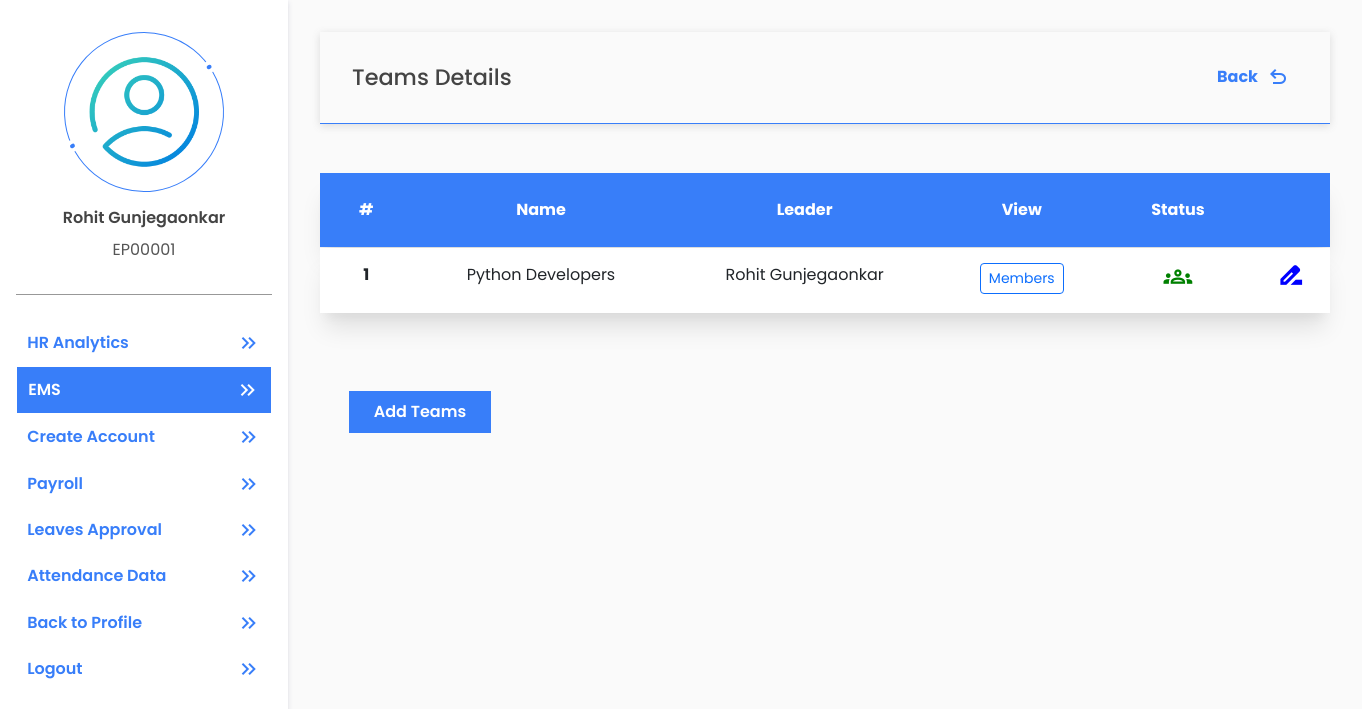
Page /payroll/teams/ (signed in) on the committed database.
### account/models.py (models this page shows, shortened)
class UserAdditionalDetail(models.Model):
    emp_user = models.OneToOneField(User, on_delete=models.CASCADE, related_name='user_additional_details')
    gender = models.CharField(choices=(('Male' , 'Male'), ('Female', 'Female')), max_length=55, null=True)
    mobile_no = models.BigIntegerField(null=True)
    date_of_birth = models.DateField(null=True)
    pan_number = models.CharField(max_length=10, null=True)
    aadhaar_number = models.BigIntegerField(null=True)
    permanent_address = models.TextField(null=True)
    current_address = models.TextField(null=True)
    marital_status = models.CharField(choices=(('Single', 'Single'), ('Married', 'Married')), max_length=55, null=True)
    passport_no = models.CharField(max_length=9, null=True)
    father_name = models.CharField(max_length=255, null=True)
    mother_name = models.CharField(max_length=255, null=True)
    nationality = models.CharField(max_length=50, null=True)
    emergency_contact_no = models.BigIntegerField(null=True)
    blood_group = models.CharField(max_length=3, null=True)
    profile_photo = models.ImageField(upload_to='userprofile', null=True, default='default_profile_pic.png')
    is_requested = models.BooleanField(default=False)
    is_completed_additional_details = models.BooleanField(default=False)  # this will become True if mandatory fields are filled by employee after verification by HR
    created_at = models.DateTimeField(auto_now_add=True)
    updated_at = models.DateTimeField(auto_now=True)

class Teams(models.Model):
    team_name = models.CharField(max_length= 100)
    employees = models.ManyToManyField(User)
    leader_name = models.ForeignKey(User, on_delete=models.CASCADE, related_name='user_leader_name')
    is_active = models.BooleanField(default=True)
    created_at = models.DateTimeField(auto_now_add=True)
    updated_at = models.DateTimeField(auto_now=True)

### payroll/payroll_views/emp_management/teams.py (the view)
# urls.py: path("teams/", Team.as_view(),name="teams"),
class Team(View):
    @method_decorator(login_required(login_url='login'))
    def get(self,request):
        teams= Teams.objects.all()
        if not teams.exists():
            messages.warning(request, 'Teams Not Exists')
            return redirect('admin_dashboard')
        teams = list(teams)
        return render(request,'payroll/emp_management/teams.html',{'teams': teams})

### account/models.py (called while the page is built)
    def __str__ (self):
        return self.designation_name

### templates/payroll/emp_management/teams.html (shortened to what this page needs)
{% extends 'hr_profile_basic.html' %}
{% load static %}
{% block tag %}
<link href="{%static 'css/self-details.css'%}" rel="stylesheet">
<link href="{%static 'css/forms.css'%}" rel="stylesheet">
{% endblock %}
{% block profile %}
<section class="user-info">
    <div class="basic_info">
        <div class="head-card">
            <h4>Teams Details</h4>
            <a href="{% url 'ems_dashboard' %}">
                Back
                <span class="material-symbols-outlined mx-2">
                </span>
            </a>
        </div>
        <table class="table my-lg-5">
            <thead>
                <tr>
                    <th scope="col">#</th>
                    <th scope="col">Name</th>
                    <th scope="col">Leader</th>
                    <th scope="col">View</th>
                    <th scope="col">Status</th>
                    <th scope="col"></th>
                </tr>
            </thead>
            <tbody>
                {% for team in teams %}
                <tr>
                    <th>{{forloop.counter}}</th>
                    <td>{{team.team_name}}</td>
                    <td>{{team.leader_name.get_full_name}}</td>
                    <td>
                        <a class="btn btn-outline-primary btn-sm" data-bs-toggle="modal"
                        data-bs-target="#TeamMember{{team.id}}">
                        Members
                        </a>
                    </td>
                    <td>
                        {% if team.is_active %}
                        <span class="material-symbols-outlined" style="color:green;font-size:1.8rem">
                            </span>
                        {% else %}
                        <span class="material-symbols-outlined" style="color:red;font-size:1.8rem">
                            group_off
                            </span>
                        {% endif %}
                    </td>
                <td>
                    <a href="{% url 'update_team' team.id %}"><span class="material-symbols-outlined" style="font-size:1.5rem;font-weight:900;color:blue"> drive_file_rename_outline </span></a>
                </td>
                </tr>
                {% endfor %}
            </tbody>
        </table>
        <div class="user_input_form my-lg-5">
            <a href="{% url 'add_team' %}" class="next_btn2"> Add Teams </a>
        </div>
    </div>
</section>
{% endblock %}

### templates/hr_profile_basic.html (shortened to what this page needs)
{% extends 'basic.html' %}
{% load static %}
{%block body%}
<section class="profile-container">
    <section class="profile-links-container">
        <div class="user-profile">
            <div class="user-profile-pic">
                <img src="{{request.user.user_additional_details.profile_photo.url}}" alt="">
            </div>
            <h4>{{request.user.get_full_name}}</h4>
            <p>{{request.user.username}}</p>
        </div>
        <div class="profile-navigations">
            <ul class="profile-navigation-links">
                <a href="{% url 'hr_analytics' %}">
                    <li class="profile-navigation-link" id="hr-analytics">HR Analytics
                        <span class="material-symbols-outlined">
                        </span>
                    </li>
                </a>
                <a href="{% url 'ems_dashboard' %}">
                    <li class="profile-navigation-link" id="dashboard">EMS
                        <span class="material-symbols-outlined">
                        </span>
                    </li>
                </a>
                <a href="{% url 'create_employee_dashboard' %}">
                    <li class="profile-navigation-link" id="create-account">Create Account
                        <span class="material-symbols-outlined">
                        </span>
                    </li>
                </a>
                <a href="{% url 'payroll_dashboard' %}">
                    <li class="profile-navigation-link" id="payroll">Payroll
                        <span class="material-symbols-outlined">
                        </span>
                    </li>
                </a>
                <a href="{% url 'leaves_dashboard' %}">
                    <li class="profile-navigation-link" id="leaves_dashboard">Leaves Approval
                        <span class="material-symbols-outlined">
                        </span>
                    </li>
                </a>
                <a href="{% url 'attendance_dashboard' %}">
                    <li class="profile-navigation-link" id="attendance_dashboard">Attendance Data
                        <span class="material-symbols-outlined">
                        </span>
                    </li>
                </a>
                <a href="{% url 'self_details' %}">
                    <li class="profile-navigation-link" id="attendance_dashboard">Back to Profile
                        <span class="material-symbols-outlined">
                        </span>
                    </li>
                </a>
                <a href="{% url 'logout' %}">
                    <li class="profile-navigation-link" id="Logout">Logout
                        <span class="material-symbols-outlined">
                        </span>
                    </li>
                </a>
            </ul>
        </div>
    </section>
    <section class="profile-details-container">
        {% block profile %}
        {% endblock %}
    </section>
</section>
{%endblock%}

### static/css/style.css (style rules this page uses)
*, *::after, *::before { box-sizing: border-box; padding: 0; margin: 0; }
html { scroll-behavior: smooth; }
body { font-family: "Poppins", sans-serif; scroll-behavior: smooth; color: #555555; background: hsl(0, 0%, 98%);; }
h1, h2, h3, h4, h5, h6 { color: #000000; }
a { color: #000000; transition: all .5s ease; text-decoration: none; }
ul { padding: 0; }
.table { min-width: 1000px !important; width: 100%; border-collapse: separate; border-spacing: 0 1px; }
.table thead th { border: none; padding: 25px; font-size: 1rem; color: #fff; text-align: center; }
.table tbody tr { margin-bottom: 10px; box-shadow: rgba(0, 0, 0, 0.1) 0px 20px 25px -5px, rgba(0, 0, 0, 0.04) 0px 10px 10px -5px; }
.table thead tr { margin-bottom: 10px; box-shadow: rgba(0, 0, 0, 0.1) 0px 20px 25px -5px, rgba(0, 0, 0, 0.04) 0px 10px 10px -5px; background-color: #387EF9; }
.table tbody th, .table tbody td { border: none; padding: 15px; font-size: 1rem; background: #fff; text-align: center; }
.head-card { padding: 2rem; display: flex; align-items: center; justify-content: space-between; border-bottom: 1px solid #387EF9; box-shadow: rgba(99, 99, 99, 0.2) 0px 2px 8px 0px; }
.head-card h4 { margin: 0; color: #444; font-weight: 500; font-size: 1.4rem; }
.head-card a { color: #387EF9; font-weight: 700; font-size: 1rem; display: flex; align-items: center; justify-content: center; }

### static/css/forms.css (style rules this page uses)
.user_input_form { width: 100%; height: 100%; padding:0.8em; display: flex; flex-wrap: wrap; justify-content: space-between; align-items: center; }
.next_btn2 { padding: 0.5em 1.5rem; border: none; outline: none; color: #fff; background: #387EF9; border: 1px solid #387EF9; cursor: pointer; margin: 1rem; font-weight: 600; display: flex; align-items: center; justify-content: space-between; }

### templates/hr_profile_basic.html (style rules this page uses)
* { margin: 0; padding: 0; box-sizing: border-box; }
.profile-navigations .profile-navigation-links .link1 { color: #fff; background-color: #387EF9; transition: all 0.5s ease-out; border: 1px solid #fff; }
.profile-container { width: 100%; display: flex; }
.profile-links-container { max-width: 18rem; width: 100%; position: fixed; overflow: auto; height: 100vh; overflow: auto; padding: 1rem; background-color: #fff; box-shadow: rgba(50, 50, 105, 0.15) 0px 2px 5px 0px, rgba(0, 0, 0, 0.05) 0px 1px 1px 0px; }
.user-profile { display: flex; align-items: center; justify-content: space-evenly; flex-direction: column; padding-bottom: 1em; border-bottom: 1px solid rgb(152, 152, 152); }
.user-profile h4 { color: #444; font-size: 1rem; font-weight: 600; }
.user-profile p { max-width: 100%; overflow: hidden; margin-top: 0.2em; }
.user-profile-pic { width: 10rem; height: 10rem; border-radius: 50%; display: flex; align-items: center; justify-content: center; margin: 1em; border: 1px solid #387EF9; position: relative; transform: rotate(60deg); }
.user-profile-pic::before { content: ""; width: 0.8rem; height: 0.8rem; border-radius: 50%; position: absolute; top: 0; border: 0.3rem solid #fff; background: #387EF9; transform: translate(-50%, -50%); }
.user-profile-pic::after { content: ""; width: 0.8rem; height: 0.8rem; border: 0.3rem solid #fff; border-radius: 50%; position: absolute; bottom: 0; background: #387EF9; transform: translate(-50%, 50%); }
.user-profile-pic img { width: 9.1rem; height: 9.1rem; background-position: center; background-repeat: no-repeat; background-size: cover; border-radius: 50%; transform: rotate(-60deg); z-index: 2; }
.profile-navigations { margin: 1.5rem 0; }
.profile-navigation-links li { list-style: none; border-collapse: collapse; padding: 0.7em; display: flex; align-items: center; justify-content: space-between; }
.profile-navigation-links a { text-decoration: none; color: #387EF9; font-weight: 600; }
.profile-details-container { width: 100%; margin-left: 18rem; min-height: 80vh; height: 100%; display: flex; flex-direction: column; justify-content: flex-start; }

### templates/payroll/emp_management/teams.html (style rules this page uses)
.user-info { padding: 2rem; overflow: auto; }
.basic_info { width: 100%; }

### rows in the picture
Teams: team_name "Python Developers", leader_name.get_full_name "Rohit Gunjegaonkar", is_active True (drawn)

### other values in the picture
{{ request.user.get_full_name }} "Rohit Gunjegaonkar"
{{ request.user.username }} "EP00001"
